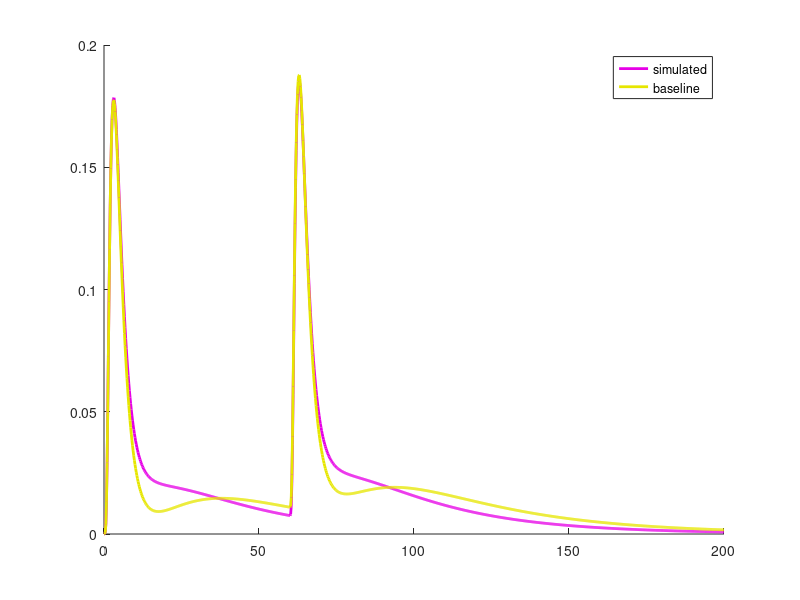

This chart was generated by the following MATLAB code:
function inv_lognormal_multi_2()

    %% Inputs
    
    % Time params
    t_params = struct();
    t_end = 200;
    t_params.dt = 0.2;
    t_params.t = 0:t_params.dt:t_end;

    % geometryetry
    geometry = struct();
    geometry.num_cells = 5;
    geometry.num_domains = 2;
    
    % Volume of water through
    flux_rate = 10;
    
    % Statistical params
    log_normal_params = struct();
    log_normal_params.mu = [4; 1.5];
    log_normal_params.sigma = [0.6; 0.6];
    
    %% Parameters of domains
    domain_params = struct();
    domain_params.matrix_domain_idx = 1;
    domain_params.channel_domain_idx = 2;
    entry_ratio_matrix = 0.5;
    domain_params.entry_ratio = [entry_ratio_matrix; 1 - entry_ratio_matrix];
    
    tic;
    
    %% Baseline flux (log-normally distributed flux over all distance)
    t_idx = 1;
    out_flux_no_exchange = hydro(flux_rate, t_idx, geometry, domain_params, t_params, log_normal_params);
    out_flux_exchange = hydro_exchange(flux_rate, t_idx, geometry, domain_params, t_params, log_normal_params);
    
    t_idx = 300;
    out_flux_no_exchange = out_flux_no_exchange + hydro(flux_rate, t_idx, geometry, domain_params, t_params, log_normal_params);
    out_flux_exchange = out_flux_exchange + hydro_exchange(flux_rate, t_idx, geometry, domain_params, t_params, log_normal_params);
    
    toc;
    
    %% Plotting
    close all;
    hold on;
    plot(t_params.t, squeeze(sum(out_flux_exchange, 1)), 'LineWidth', 2, 'Color', [0.9, 0, 0.9]);
    plot(t_params.t, sum(out_flux_no_exchange, 1), 'LineWidth', 2, 'Color', [0.9, 0.9, 0]);
    legend('simulated', 'baseline');
    hold off;

    %% Checking mass balance
    break_steps = sum(out_flux_exchange, 2)
    disp(sum(out_flux_no_exchange, 2))

    return

    function out_flux = hydro(flux_rate, t_idx, geometry, domain_params, t_params, log_normal_params)
        %% Parsing input params
        t = t_params.t(t_idx:end) - t_params.t(t_idx);
        dt = t_params.dt;
        num_domains = geometry.num_domains;
        entry_ratio = domain_params.entry_ratio;
        mu = log_normal_params.mu;
        sigma = log_normal_params.sigma;
        
        %% Simulation
        out_flux = zeros(num_domains, numel(t_params.t));
        out_flux(1, t_idx:end) = entry_ratio(1) * flux_rate * dt * log_normal_pdf(t, mu(1), sigma(1), dt);
        out_flux(2, t_idx:end) = entry_ratio(2) * flux_rate * dt * log_normal_pdf(t, mu(2), sigma(2), dt);
    end
    
    function out_flux = hydro_exchange(flux_rate, t_idx, geometry, domain_params, t_params, log_normal_params)
        %% Parsing input params
        t = t_params.t(t_idx:end) - t_params.t(t_idx);
        dt = t_params.dt;
        num_cells = geometry.num_cells;
        num_domains = geometry.num_domains;
        matrix_domain_idx = domain_params.matrix_domain_idx;
        channel_domain_idx = domain_params.channel_domain_idx;
        entry_ratio = domain_params.entry_ratio;
        mu = log_normal_params.mu;
        sigma = log_normal_params.sigma;
    
        %% Calculating log-normal parameters for intermediate points:
        % Picked function
        pow = 1.7;
        steps = power(linspace(0, 1, num_cells + 1), pow);
        % Average flux time at the bottom (baseline)
        mean_orig = exp(mu + sigma .* sigma / 2);
        % Values of average flux time for intermediate points
        mean_steps = mean_orig * steps(2:end);
        % Mu for corresponding distributions of out-flux at intermediate points
        mu_steps = log(mean_steps) - repmat(sigma .* sigma / 2, [1, num_cells]);
        % Estimated mu's for response distributions from intermediate points to
        % the bottom
        mu_steps_out = log(repmat(mean_orig, [1, num_cells - 1]) - mean_steps(:, 1:end-1)) - repmat(sigma .* sigma / 2, [1, num_cells - 1]);
        
        %% Exchange rates function
        depth = 1:geometry.num_cells;
        exchange_rate_steps = zeros(geometry.num_domains, geometry.num_cells);
        exchange_rate_steps(matrix_domain_idx, :) = depth .^ 1.5;
        exchange_rate_steps(channel_domain_idx, 1) = 1;
        % Normalize:
        sm = repmat(sum(exchange_rate_steps, 2), [1, geometry.num_cells]);
        exchange_rate_steps = exchange_rate_steps ./ sm;
        
        %% Simulation
        out_flux = zeros(num_domains, numel(t_params.t));
        in_flux = flux_rate * repmat(exchange_rate_steps(:, 1) .* entry_ratio, [1, numel(t)]);
        out_flux(channel_domain_idx, t_idx:end) = out_flux(channel_domain_idx, t_idx:end) + ...
            in_flux(channel_domain_idx, :) .* dt .* log_normal_pdf(t, mu_steps(channel_domain_idx, num_cells), sigma(channel_domain_idx), dt);
        for cell_idx = 1:num_cells
            out_steps_channel_out = zeros(1, numel(t));
            in_flux = flux_rate * repmat(exchange_rate_steps(:, cell_idx) .* entry_ratio, [1, numel(t)]);
            out_flux_cell = in_flux(matrix_domain_idx, :) .* dt .* ...
                log_normal_pdf(t, mu_steps(matrix_domain_idx, cell_idx), sigma(matrix_domain_idx), dt);
            if cell_idx ~= num_cells
                for Xt_idx = 1:numel(t)
                    out_steps_dt_rep = repmat(out_flux_cell(Xt_idx) * dt, [1, numel(t) - Xt_idx + 1]);
                    out_steps_channel_out(Xt_idx:end) = out_steps_channel_out(Xt_idx:end) + ...
                        out_steps_dt_rep .* log_normal_pdf(t(Xt_idx:end) - t(Xt_idx), mu_steps_out(channel_domain_idx, cell_idx), sigma(channel_domain_idx), dt);
                end
            else
                out_flux(matrix_domain_idx, t_idx:end) = out_flux_cell;
            end
            out_flux(channel_domain_idx, t_idx:end) = out_flux(channel_domain_idx, t_idx:end) + out_steps_channel_out;
        end
    end
    
    function res = log_normal_pdf(t_in, mu_in, sigma_in, dt)
        t_in = repmat(t_in, [numel(mu_in), 1]);
        mu_in = repmat(mu_in, [1, size(t_in, 2)]);
        sigma_in = repmat(sigma_in, [1, size(t_in, 2)]);
        res = exp(-(log(t_in) - mu_in).^2 ./ (2 .* sigma_in .* sigma_in)) ./ (sqrt(2 * pi) .* sigma_in .* t_in);
        sigma_is_inf = isinf(sigma_in(:, 1));
        res(~sigma_is_inf, 1) = 0;
        res(sigma_is_inf, 1) = 1 / dt;
    end
end